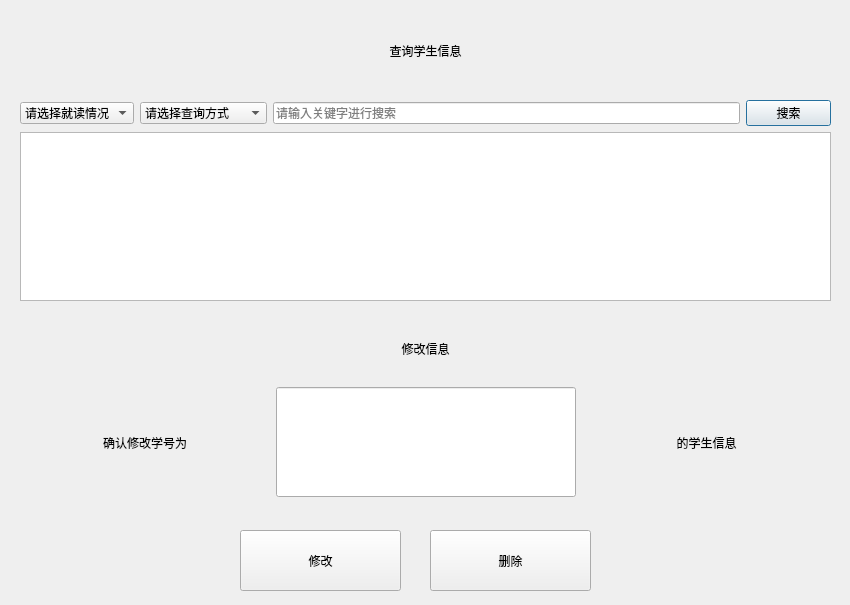
<?xml version="1.0" encoding="UTF-8"?>
<ui version="4.0">
 <class>querystu</class>
 <widget class="QDialog" name="querystu">
  <property name="geometry">
   <rect>
    <x>0</x>
    <y>0</y>
    <width>850</width>
    <height>605</height>
   </rect>
  </property>
  <property name="sizePolicy">
   <sizepolicy hsizetype="Fixed" vsizetype="Fixed">
    <horstretch>0</horstretch>
    <verstretch>0</verstretch>
   </sizepolicy>
  </property>
  <property name="minimumSize">
   <size>
    <width>850</width>
    <height>605</height>
   </size>
  </property>
  <property name="maximumSize">
   <size>
    <width>850</width>
    <height>605</height>
   </size>
  </property>
  <property name="windowTitle">
   <string>Dialog</string>
  </property>
  <property name="styleSheet">
   <string notr="true">background-image: url(:/images/纯色.gif);</string>
  </property>
  <widget class="QLabel" name="label">
   <property name="geometry">
    <rect>
     <x>230</x>
     <y>30</y>
     <width>391</width>
     <height>41</height>
    </rect>
   </property>
   <property name="styleSheet">
    <string notr="true">font: 24pt &quot;黑体&quot;;</string>
   </property>
   <property name="text">
    <string>查询学生信息</string>
   </property>
   <property name="alignment">
    <set>Qt::AlignCenter</set>
   </property>
  </widget>
  <widget class="QWidget" name="widget" native="true">
   <property name="geometry">
    <rect>
     <x>120</x>
     <y>0</y>
     <width>91</width>
     <height>91</height>
    </rect>
   </property>
   <property name="styleSheet">
    <string notr="true">background-image: url(:/images/七海.gif);</string>
   </property>
  </widget>
  <widget class="QWidget" name="layoutWidget">
   <property name="geometry">
    <rect>
     <x>20</x>
     <y>100</y>
     <width>811</width>
     <height>201</height>
    </rect>
   </property>
   <layout class="QVBoxLayout" name="verticalLayout_2" stretch="1,6">
    <item>
     <layout class="QVBoxLayout" name="verticalLayout" stretch="0">
      <item>
       <layout class="QHBoxLayout" name="horizontalLayout" stretch="0,3,11,2">
        <item>
         <widget class="QComboBox" name="findwhat">
          <item>
           <property name="text">
            <string>请选择就读情况</string>
           </property>
          </item>
          <item>
           <property name="text">
            <string>小学生</string>
           </property>
          </item>
          <item>
           <property name="text">
            <string>中学生</string>
           </property>
          </item>
          <item>
           <property name="text">
            <string>大学生</string>
           </property>
          </item>
         </widget>
        </item>
        <item>
         <widget class="QComboBox" name="findway">
          <property name="editable">
           <bool>false</bool>
          </property>
          <property name="duplicatesEnabled">
           <bool>false</bool>
          </property>
          <property name="frame">
           <bool>true</bool>
          </property>
          <item>
           <property name="text">
            <string>请选择查询方式</string>
           </property>
          </item>
          <item>
           <property name="text">
            <string>按学号查询</string>
           </property>
          </item>
          <item>
           <property name="text">
            <string>按姓名查询</string>
           </property>
          </item>
          <item>
           <property name="text">
            <string>按专业查询</string>
           </property>
          </item>
         </widget>
        </item>
        <item>
         <widget class="QLineEdit" name="findkey">
          <property name="placeholderText">
           <string>请输入关键字进行搜索</string>
          </property>
         </widget>
        </item>
        <item>
         <widget class="QPushButton" name="findbtn">
          <property name="text">
           <string>搜索</string>
          </property>
         </widget>
        </item>
       </layout>
      </item>
     </layout>
    </item>
    <item>
     <widget class="QTableView" name="tableView"/>
    </item>
   </layout>
  </widget>
  <widget class="QPushButton" name="btnChange">
   <property name="geometry">
    <rect>
     <x>240</x>
     <y>530</y>
     <width>161</width>
     <height>61</height>
    </rect>
   </property>
   <property name="styleSheet">
    <string notr="true">font: 22pt &quot;黑体&quot;;</string>
   </property>
   <property name="text">
    <string>修改</string>
   </property>
  </widget>
  <widget class="QWidget" name="layoutWidget">
   <property name="geometry">
    <rect>
     <x>20</x>
     <y>320</y>
     <width>811</width>
     <height>181</height>
    </rect>
   </property>
   <layout class="QVBoxLayout" name="verticalLayout_3" stretch="1,2">
    <item>
     <layout class="QHBoxLayout" name="horizontalLayout_3" stretch="1,2,1">
      <item>
       <spacer name="horizontalSpacer">
        <property name="orientation">
         <enum>Qt::Horizontal</enum>
        </property>
        <property name="sizeHint" stdset="0">
         <size>
          <width>40</width>
          <height>20</height>
         </size>
        </property>
       </spacer>
      </item>
      <item>
       <widget class="QLabel" name="label_2">
        <property name="styleSheet">
         <string notr="true">font: 75 22pt &quot;阿里巴巴普惠体 B&quot;;</string>
        </property>
        <property name="text">
         <string>修改信息</string>
        </property>
        <property name="alignment">
         <set>Qt::AlignCenter</set>
        </property>
       </widget>
      </item>
      <item>
       <spacer name="horizontalSpacer_2">
        <property name="orientation">
         <enum>Qt::Horizontal</enum>
        </property>
        <property name="sizeHint" stdset="0">
         <size>
          <width>40</width>
          <height>20</height>
         </size>
        </property>
       </spacer>
      </item>
     </layout>
    </item>
    <item>
     <layout class="QHBoxLayout" name="horizontalLayout_2" stretch="1,1,1">
      <item>
       <widget class="QLabel" name="label_3">
        <property name="styleSheet">
         <string notr="true">font: 20pt &quot;黑体&quot;;</string>
        </property>
        <property name="text">
         <string>确认修改学号为</string>
        </property>
        <property name="alignment">
         <set>Qt::AlignCenter</set>
        </property>
       </widget>
      </item>
      <item>
       <widget class="QLineEdit" name="idChange">
        <property name="sizePolicy">
         <sizepolicy hsizetype="Preferred" vsizetype="Preferred">
          <horstretch>0</horstretch>
          <verstretch>0</verstretch>
         </sizepolicy>
        </property>
        <property name="minimumSize">
         <size>
          <width>300</width>
          <height>110</height>
         </size>
        </property>
        <property name="maximumSize">
         <size>
          <width>300</width>
          <height>110</height>
         </size>
        </property>
        <property name="styleSheet">
         <string notr="true">font: 26pt &quot;黑体&quot;;
color: rgb(85, 170, 255);</string>
        </property>
        <property name="maxLength">
         <number>9</number>
        </property>
        <property name="alignment">
         <set>Qt::AlignCenter</set>
        </property>
       </widget>
      </item>
      <item>
       <widget class="QLabel" name="label_5">
        <property name="styleSheet">
         <string notr="true">font: 20pt &quot;黑体&quot;;</string>
        </property>
        <property name="text">
         <string>的学生信息</string>
        </property>
        <property name="alignment">
         <set>Qt::AlignCenter</set>
        </property>
       </widget>
      </item>
     </layout>
    </item>
   </layout>
  </widget>
  <widget class="QPushButton" name="btnDelete">
   <property name="geometry">
    <rect>
     <x>430</x>
     <y>530</y>
     <width>161</width>
     <height>61</height>
    </rect>
   </property>
   <property name="styleSheet">
    <string notr="true">font: 22pt &quot;黑体&quot;;</string>
   </property>
   <property name="text">
    <string>删除</string>
   </property>
  </widget>
 </widget>
 <tabstops>
  <tabstop>findkey</tabstop>
  <tabstop>findwhat</tabstop>
  <tabstop>findway</tabstop>
  <tabstop>findbtn</tabstop>
  <tabstop>tableView</tabstop>
  <tabstop>btnChange</tabstop>
 </tabstops>
 <resources/>
 <connections/>
</ui>
